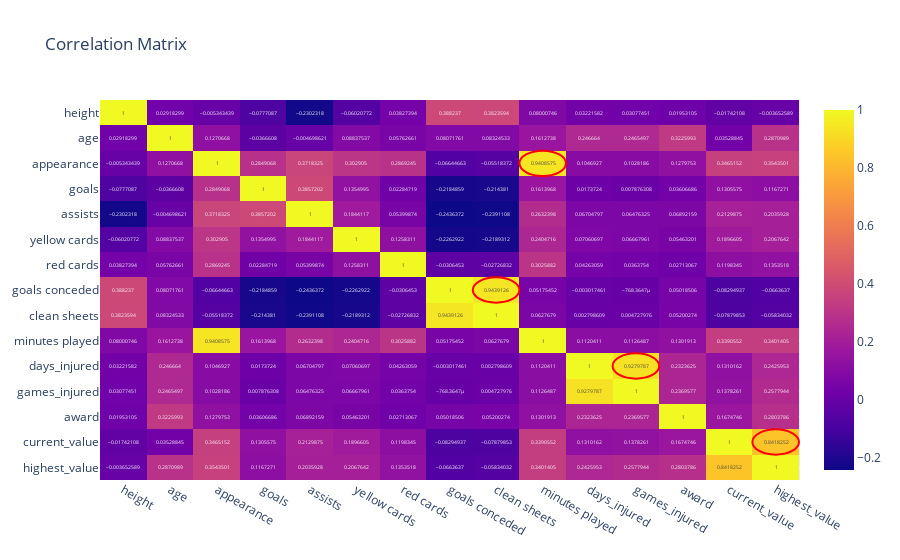

Notebook cell for this chart:
### Markdown cell above
1. **Age and Appearance (Correlation: 0.94)**:
   - There is a very strong positive correlation between age and appearance. This suggests that as players get older, they tend to accumulate more appearances, possibly due to their experience and longer careers.

2. **Clean Sheets and Goals Conceded (Correlation: 0.94)**:
   - A very strong positive correlation exists between clean sheets and goals conceded. This might indicate that players who are heavily involved in defense contribute both to preventing goals and accumulating clean sheets, as these metrics align closely.

3. **Days Injured and Games Injured (Correlation: 0.93)**:
   - There is a very high correlation between days injured and games injured, which is intuitive; the more days a player is injured, the more games they are likely to miss.

4. **Current Value and Highest Value (Correlation: 0.84)**:
   - A strong positive correlation is observed between a player’s current market value and their highest value, implying that players with high historical value tend to retain a high current value. This could be indicative of consistent performance or reputation.

These correlations highlight key relationships, particularly between physical availability (injuries) and market value over time, providing insights into player performance and value retention.

### Code cell
# Compute the correlation matrix for numerical columns only
corr_matrix = ftblh_df.corr(numeric_only=True)

fig = px.imshow(corr_matrix, text_auto=True, aspect="auto", title="Correlation Matrix")
# Define a threshold for high correlation values
threshold = 0.8

# Get the coordinates of the high correlation values
high_corr_coords = [(i, j) for i in range(len(corr_matrix)) for j in range(i + 1, len(corr_matrix.columns)) if abs(corr_matrix.iloc[i, j]) > threshold]

# Add circles to the figure
for (i, j) in high_corr_coords:
    fig.add_shape(
        type="circle",
        x0=j - 0.5,
        y0=i - 0.5,
        x1=j + 0.5,
        y1=i + 0.5,
        xref="x",
        yref="y",
        line=dict(color="red", width=2)
    )

fig.show()

### Figure 1 — Plotly figure (JSON) as saved in the notebook; plotly's stock layout.template omitted (floating-point values rounded to 4 significant figures; data arrays with more than 128 entries replaced by an {"elided": "..."} marker saying what was removed)
{"data": [{"coloraxis": "coloraxis", "hovertemplate": "x: %{x}<br>y: %{y}<br>color: %{z}<extra></extra>", "name": "0", "texttemplate": "%{z}", "type": "heatmap", "x": ["height", "age", "appearance", "goals", "assists", "yellow cards", "red cards", "goals conceded", "clean sheets", "minutes played", "days_injured", "games_injured", "award", "current_value", "highest_value"], "xaxis": "x", "y": ["height", "age", "appearance", "goals", "assists", "yellow cards", "red cards", "goals conceded", "clean sheets", "minutes played", "days_injured", "games_injured", "award", "current_value", "highest_value"], "yaxis": "y", "z": {"elided": "15x15 float values"}}], "layout": {"coloraxis": {"colorscale": [[0, "#0d0887"], [0.1111, "#46039f"], [0.2222, "#7201a8"], [0.3333, "#9c179e"], [0.4444, "#bd3786"], [0.5556, "#d8576b"], [0.6667, "#ed7953"], [0.7778, "#fb9f3a"], [0.8889, "#fdca26"], [1, "#f0f921"]]}, "shapes": [{"line": {"color": "red", "width": 2}, "type": "circle", "x0": 8.5, "x1": 9.5, "xref": "x", "y0": 1.5, "y1": 2.5, "yref": "y"}, {"line": {"color": "red", "width": 2}, "type": "circle", "x0": 7.5, "x1": 8.5, "xref": "x", "y0": 6.5, "y1": 7.5, "yref": "y"}, {"line": {"color": "red", "width": 2}, "type": "circle", "x0": 10.5, "x1": 11.5, "xref": "x", "y0": 9.5, "y1": 10.5, "yref": "y"}, {"line": {"color": "red", "width": 2}, "type": "circle", "x0": 13.5, "x1": 14.5, "xref": "x", "y0": 12.5, "y1": 13.5, "yref": "y"}], "title": {"text": "Correlation Matrix"}, "xaxis": {"anchor": "y", "domain": [0, 1]}, "yaxis": {"anchor": "x", "autorange": "reversed", "domain": [0, 1]}}}
